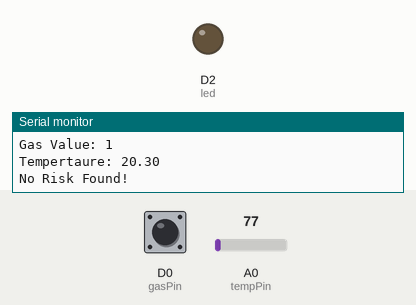
The sketch below on a simulated ESP8266 (NodeMCU). Parts: output pins drawn as LEDs (lit = HIGH), the last lines printed to the serial monitor. The inputs (shaded band) are chosen by the test bench; at power-on: A0 (tempPin) = 77, D0 (gasPin) HIGH. WiFi joins after 1.5 s; servers stay silent unless stated.

Above: at 2.7 s.
2.8 s: A0 (tempPin) set to 136
4.4 s: A0 (tempPin) set to 167
At 5.4 s:
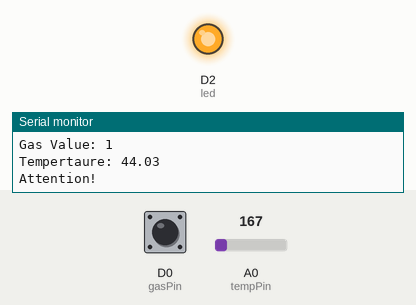
6.3 s: A0 (tempPin) set to 130
At 6.7 s:
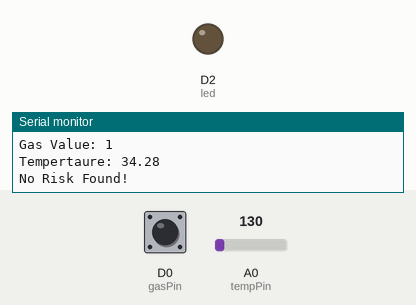
7.9 s: A0 (tempPin) set to 169
At 9.2 s:
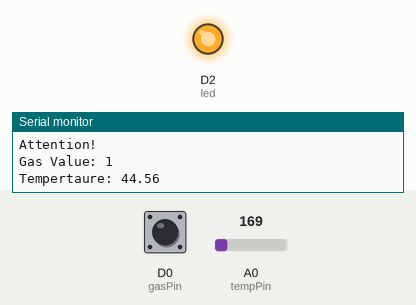
Timing chart, 0 to 10.5 s (numbered marks = the images above; inputs shaded):
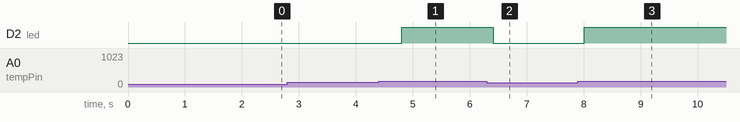

The sketch:

node_mcu_gas_temp.ino
```cpp
#include <ESP8266WiFi.h>
#include <WiFiClient.h>
#include <ThingSpeak.h>
int tempPin = A0;
int gasPin = D0;
int led = D2;
float temperature;
unsigned long myChannelNumber =  957377; //Your Channel Number (Without Brackets)
const char * myWriteAPIKey = "76TSU3N4MWDKTACJ"; //Your Write API Key
const char* ssid = "Pantech Thillainagar";    //  Your Wi-Fi Name
const char* password = "pantechtry";   // Wi-Fi Password
WiFiServer server(80); // server 80 used for Input-Output purpose
WiFiClient client;

 void setup()
{
 pinMode(gasPin,INPUT);
 pinMode(led,OUTPUT);
  Serial.begin(115200);
  Serial.print("Connecting to the Newtork");
  WiFi.begin(ssid, password);  //connect to wifi
  ThingSpeak.begin(client);
    while (WiFi.status() != WL_CONNECTED)
    {
    delay(500);
    Serial.print(".");
    }
  Serial.println("WiFi connected");
  server.begin();  // Starts the Server
  Serial.println("Server started");
  Serial.print("IP Address of network: "); // will IP address on Serial Monitor
  Serial.println(WiFi.localIP());
  Serial.println("/");
}

void loop()
{
 int gasValue = digitalRead(gasPin);
 int tempValue = analogRead(tempPin);
 float voltageOut = (tempValue * 0.488281100);
 Serial.print("Gas Value: ");
 Serial.println(gasValue);

 temperature = voltageOut*0.18*3;
 Serial.print("Tempertaure: ");
 Serial.println(temperature);
 delay(100);

 if((gasValue==0)||(temperature>40)) {
  Serial.println("Attention!");
  digitalWrite(led,HIGH);           }
  else                       {
  Serial.println("No Risk Found!");
  digitalWrite(led,LOW);     }

 ThingSpeak.writeField(myChannelNumber, 1,temperature, myWriteAPIKey);

 WiFiClient client = server.available();
  if (!client)
  {
    return;
  }
 // Serial.println("Waiting for new client");
  while(!client.available())
  {
    delay(1);
  }


  String request = client.readStringUntil('\n'); //reads the first line of request
  //Serial.println(request);
  client.flush(); //erase other lines


//*------------------HTML Page Code---------------------*//

  client.println("HTTP/1.1 200 OK");
  client.println("Content-Type: text/html");
  client.println("");
  client.println("<!DOCTYPE HTML>");
  client.println("<html>");
  client.println("Status: ");
  client.print("<br><br>");
  client.println(temperature);

  if((gasValue==0)||(temperature>40)) {
  client.print(" Attention!");
  Serial.println("Attention!");
  digitalWrite(led,HIGH);           }
  else                       {
  client.print(" No Risk Found!");
  Serial.println("No Risk Found!");
  digitalWrite(led,LOW);     }

  delay(1);
  Serial.println("Client disonnected");
  Serial.println("");
}
```

Measured:
- the behaviour switches between 151 and 152 on A0 (tempPin) (found by bisection; images 0 and 1)
- after the input at 4.4 s, D2 (led): LOW → HIGH after 0.41 s
- after the input at 6.3 s, D2 (led): HIGH → LOW after 0.11 s
- after the input at 7.9 s, D2 (led): LOW → HIGH after 0.12 s
